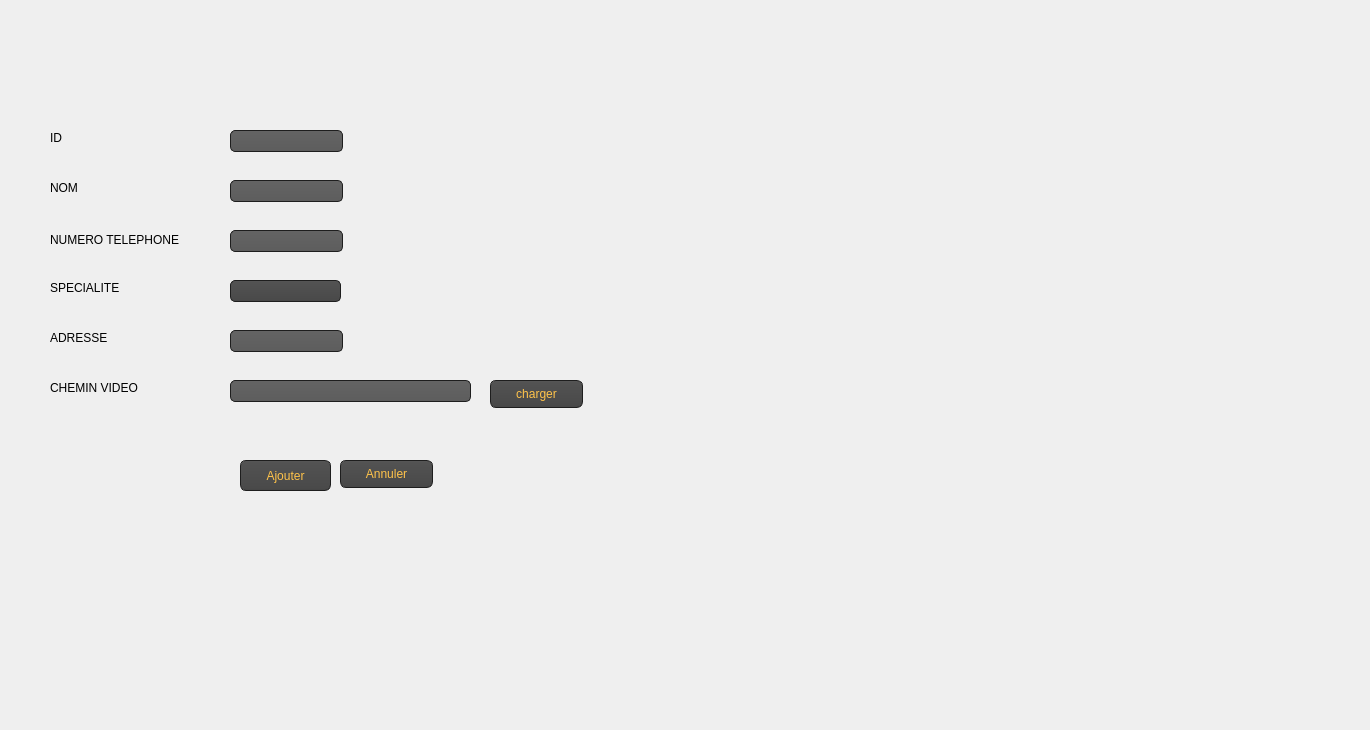
     <widget class="QWidget" name="tab_16">
      <attribute name="title">
       <string>Ajouter</string>
      </attribute>
      <widget class="QLineEdit" name="lineEdit_id">
       <property name="geometry">
        <rect>
         <x>230</x>
         <y>130</y>
         <width>113</width>
         <height>22</height>
        </rect>
       </property>
       <property name="styleSheet">
        <string notr="true">QLineEdit
{
color: #ffc34a;
    background-color: QLinearGradient( x1: 0, y1: 0, x2: 0, y2: 1, stop: 0 #ffc34a, stop: 0 #646464, stop: 1 #5d5d5d);
    padding: 1px;
    border-style: solid;
    border: 1px solid #1e1e1e;
    border-radius: 5;
}</string>
       </property>
       <property name="maxLength">
        <number>99999</number>
       </property>
      </widget>
      <widget class="QLineEdit" name="lineEdit_nom">
       <property name="geometry">
        <rect>
         <x>230</x>
         <y>180</y>
         <width>113</width>
         <height>22</height>
        </rect>
       </property>
       <property name="styleSheet">
        <string notr="true">QLineEdit
{
color: #ffc34a;
    background-color: QLinearGradient( x1: 0, y1: 0, x2: 0, y2: 1, stop: 0 #ffc34a, stop: 0 #646464, stop: 1 #5d5d5d);
    padding: 1px;
    border-style: solid;
    border: 1px solid #1e1e1e;
    border-radius: 5;
}</string>
       </property>
      </widget>
      <widget class="QLineEdit" name="lineEdit_ntel">
       <property name="geometry">
        <rect>
         <x>230</x>
         <y>230</y>
         <width>113</width>
         <height>22</height>
        </rect>
       </property>
       <property name="styleSheet">
        <string notr="true">QLineEdit
{
color: #ffc34a;
    background-color: QLinearGradient( x1: 0, y1: 0, x2: 0, y2: 1, stop: 0 #ffc34a, stop: 0 #646464, stop: 1 #5d5d5d);
    padding: 1px;
    border-style: solid;
    border: 1px solid #1e1e1e;
    border-radius: 5;
}</string>
       </property>
      </widget>
      <widget class="QLineEdit" name="lineEdit_ad">
       <property name="geometry">
        <rect>
         <x>230</x>
         <y>330</y>
         <width>113</width>
         <height>22</height>
        </rect>
       </property>
       <property name="styleSheet">
        <string notr="true">QLineEdit
{
color: #ffc34a;
    background-color: QLinearGradient( x1: 0, y1: 0, x2: 0, y2: 1, stop: 0 #ffc34a, stop: 0 #646464, stop: 1 #5d5d5d);
    padding: 1px;
    border-style: solid;
    border: 1px solid #1e1e1e;
    border-radius: 5;
}</string>
       </property>
      </widget>
      <widget class="QLabel" name="label_82">
       <property name="geometry">
        <rect>
         <x>50</x>
         <y>330</y>
         <width>91</width>
         <height>16</height>
        </rect>
       </property>
       <property name="styleSheet">
        <string notr="true">font: 75 10pt &quot;MS Shell Dlg 2&quot;;</string>
       </property>
       <property name="text">
        <string>ADRESSE</string>
       </property>
      </widget>
      <widget class="QLabel" name="label_83">
       <property name="geometry">
        <rect>
         <x>50</x>
         <y>280</y>
         <width>101</width>
         <height>16</height>
        </rect>
       </property>
       <property name="styleSheet">
        <string notr="true">font: 75 10pt &quot;MS Shell Dlg 2&quot;;</string>
       </property>
       <property name="text">
        <string>SPECIALITE</string>
       </property>
      </widget>
      <widget class="QLabel" name="label_84">
       <property name="geometry">
        <rect>
         <x>50</x>
         <y>180</y>
         <width>101</width>
         <height>16</height>
        </rect>
       </property>
       <property name="styleSheet">
        <string notr="true">font: 75 10pt &quot;MS Shell Dlg 2&quot;;</string>
       </property>
       <property name="text">
        <string>NOM</string>
       </property>
      </widget>
      <widget class="QPushButton" name="pushButton_2">
       <property name="geometry">
        <rect>
         <x>240</x>
         <y>460</y>
         <width>91</width>
         <height>31</height>
        </rect>
       </property>
       <property name="styleSheet">
        <string notr="true">QPushButton
{
    color: #ffc34a;
    background-color: QLinearGradient( x1: 0, y1: 0, x2: 0, y2: 1, stop: 0 #565656, stop: 0.1 #525252, stop: 0.5 #4e4e4e, stop: 0.9 #4a4a4a, stop: 1 #464646);
    border-width: 1px;
    border-color: #1e1e1e;
    border-style: solid;
    border-radius: 6;
    padding: 3px;
    font-size: 12px;
    padding-left: 5px;
    padding-right: 5px;
}

QPushButton:pressed
{
    background-color: QLinearGradient( x1: 0, y1: 0, x2: 0, y2: 1, stop: 0 #2d2d2d, stop: 0.1 #2b2b2b, stop: 0.5 #292929, stop: 0.9 #282828, stop: 1 #252525);
}</string>
       </property>
       <property name="text">
        <string>Ajouter</string>
       </property>
      </widget>
      <widget class="QComboBox" name="comboBox_5">
       <property name="geometry">
        <rect>
         <x>230</x>
         <y>280</y>
         <width>111</width>
         <height>22</height>
        </rect>
       </property>
       <property name="styleSheet">
        <string notr="true">QComboBox
{
 color: #ffc34a;
    selection-background-color: #ffaa00;
    background-color: QLinearGradient( x1: 0, y1: 0, x2: 0, y2: 1, stop: 0 #565656, stop: 0.1 #525252, stop: 0.5 #4e4e4e, stop: 0.9 #4a4a4a, stop: 1 #464646);
    border-style: solid;
    border: 1px solid #1e1e1e;
    border-radius: 5;
}

QComboBox:hover,QPushButton:hover
{
    border: 2px solid QLinearGradient( x1: 0, y1: 0, x2: 0, y2: 1, stop: 0 #ffa02f, stop: 1 #d7801a);
}


QComboBox:on
{
    padding-top: 3px;
    padding-left: 4px;
    background-color: QLinearGradient( x1: 0, y1: 0, x2: 0, y2: 1, stop: 0 #2d2d2d, stop: 0.1 #2b2b2b, stop: 0.5 #292929, stop: 0.9 #282828, stop: 1 #252525);
    selection-background-color: #ffaa00;
}

QComboBox QAbstractItemView
{
    border: 2px solid darkgray;
    selection-background-color: QLinearGradient( x1: 0, y1: 0, x2: 0, y2: 1, stop: 0 #ffa02f, stop: 1 #d7801a);
}

QComboBox::drop-down
{
     subcontrol-origin: padding;
     subcontrol-position: top right;
     width: 15px;

     border-left-width: 0px;
     border-left-color: darkgray;
     border-left-style: solid; /* just a single line */
     border-top-right-radius: 3px; /* same radius as the QComboBox */
     border-bottom-right-radius: 3px;
 }

QComboBox::down-arrow
{
     image: url(:/down_arrow.png);
}</string>
       </property>
       <item>
        <property name="text">
         <string/>
        </property>
       </item>
       <item>
        <property name="text">
         <string>s1</string>
        </property>
       </item>
       <item>
        <property name="text">
         <string>s2</string>
        </property>
       </item>
       <item>
        <property name="text">
         <string>s3</string>
        </property>
       </item>
      </widget>
      <widget class="QPushButton" name="pushButton_3">
       <property name="geometry">
        <rect>
         <x>340</x>
         <y>460</y>
         <width>93</width>
         <height>28</height>
        </rect>
       </property>
       <property name="styleSheet">
        <string notr="true">QPushButton
{
    color: #ffc34a;
    background-color: QLinearGradient( x1: 0, y1: 0, x2: 0, y2: 1, stop: 0 #565656, stop: 0.1 #525252, stop: 0.5 #4e4e4e, stop: 0.9 #4a4a4a, stop: 1 #464646);
    border-width: 1px;
    border-color: #1e1e1e;
    border-style: solid;
    border-radius: 6;
    padding: 3px;
    font-size: 12px;
    padding-left: 5px;
    padding-right: 5px;
}

QPushButton:pressed
{
    background-color: QLinearGradient( x1: 0, y1: 0, x2: 0, y2: 1, stop: 0 #2d2d2d, stop: 0.1 #2b2b2b, stop: 0.5 #292929, stop: 0.9 #282828, stop: 1 #252525);
}
</string>
       </property>
       <property name="text">
        <string>Annuler</string>
       </property>
      </widget>
      <widget class="QLineEdit" name="lien_video">
       <property name="geometry">
        <rect>
         <x>230</x>
         <y>380</y>
         <width>241</width>
         <height>22</height>
        </rect>
       </property>
       <property name="styleSheet">
        <string notr="true">QLineEdit
{
color: #ffc34a;
    background-color: QLinearGradient( x1: 0, y1: 0, x2: 0, y2: 1, stop: 0 #ffc34a, stop: 0 #646464, stop: 1 #5d5d5d);
    padding: 1px;
    border-style: solid;
    border: 1px solid #1e1e1e;
    border-radius: 5;
}</string>
       </property>
      </widget>
      <widget class="QPushButton" name="pushButton_8">
       <property name="geometry">
        <rect>
         <x>490</x>
         <y>380</y>
         <width>93</width>
         <height>28</height>
        </rect>
       </property>
       <property name="styleSheet">
        <string notr="true">QPushButton
{
    color: #ffc34a;
    background-color: QLinearGradient( x1: 0, y1: 0, x2: 0, y2: 1, stop: 0 #565656, stop: 0.1 #525252, stop: 0.5 #4e4e4e, stop: 0.9 #4a4a4a, stop: 1 #464646);
    border-width: 1px;
    border-color: #1e1e1e;
    border-style: solid;
    border-radius: 6;
    padding: 3px;
    font-size: 12px;
    padding-left: 5px;
    padding-right: 5px;
}

QPushButton:pressed
{
    background-color: QLinearGradient( x1: 0, y1: 0, x2: 0, y2: 1, stop: 0 #2d2d2d, stop: 0.1 #2b2b2b, stop: 0.5 #292929, stop: 0.9 #282828, stop: 1 #252525);
}</string>
       </property>
       <property name="text">
        <string>charger</string>
       </property>
      </widget>
      <widget class="QLabel" name="label_85">
       <property name="geometry">
        <rect>
         <x>50</x>
         <y>130</y>
         <width>56</width>
         <height>16</height>
        </rect>
       </property>
       <property name="styleSheet">
        <string notr="true">font: 75 10pt &quot;MS Shell Dlg 2&quot;;</string>
       </property>
       <property name="text">
        <string>ID</string>
       </property>
      </widget>
      <widget class="QLabel" name="label_86">
       <property name="geometry">
        <rect>
         <x>50</x>
         <y>230</y>
         <width>171</width>
         <height>20</height>
        </rect>
       </property>
       <property name="styleSheet">
        <string notr="true">font: 75 10pt &quot;MS Shell Dlg 2&quot;;</string>
       </property>
       <property name="text">
        <string>NUMERO TELEPHONE</string>
       </property>
      </widget>
      <widget class="QLabel" name="label_87">
       <property name="geometry">
        <rect>
         <x>50</x>
         <y>380</y>
         <width>131</width>
         <height>16</height>
        </rect>
       </property>
       <property name="styleSheet">
        <string notr="true">font: 75 10pt &quot;MS Shell Dlg 2&quot;;</string>
       </property>
       <property name="text">
        <string>CHEMIN VIDEO</string>
       </property>
      </widget>
      <widget class="QLabel" name="label_39">
       <property name="geometry">
        <rect>
         <x>-60</x>
         <y>-20</y>
         <width>1361</width>
         <height>721</height>
        </rect>
       </property>
       <property name="text">
        <string/>
       </property>
       <property name="pixmap">
        <pixmap>../wallpaperflare.com_wallpaper (1) (1).png</pixmap>
       </property>
      </widget>
      <zorder>label_39</zorder>
      <zorder>label_82</zorder>
      <zorder>label_83</zorder>
      <zorder>label_84</zorder>
      <zorder>comboBox_5</zorder>
      <zorder>pushButton_3</zorder>
      <zorder>label_85</zorder>
      <zorder>label_86</zorder>
      <zorder>label_87</zorder>
      <zorder>lineEdit_id</zorder>
      <zorder>lineEdit_nom</zorder>
      <zorder>lineEdit_ntel</zorder>
      <zorder>lineEdit_ad</zorder>
      <zorder>pushButton_2</zorder>
      <zorder>lien_video</zorder>
      <zorder>pushButton_8</zorder>
     </widget>
